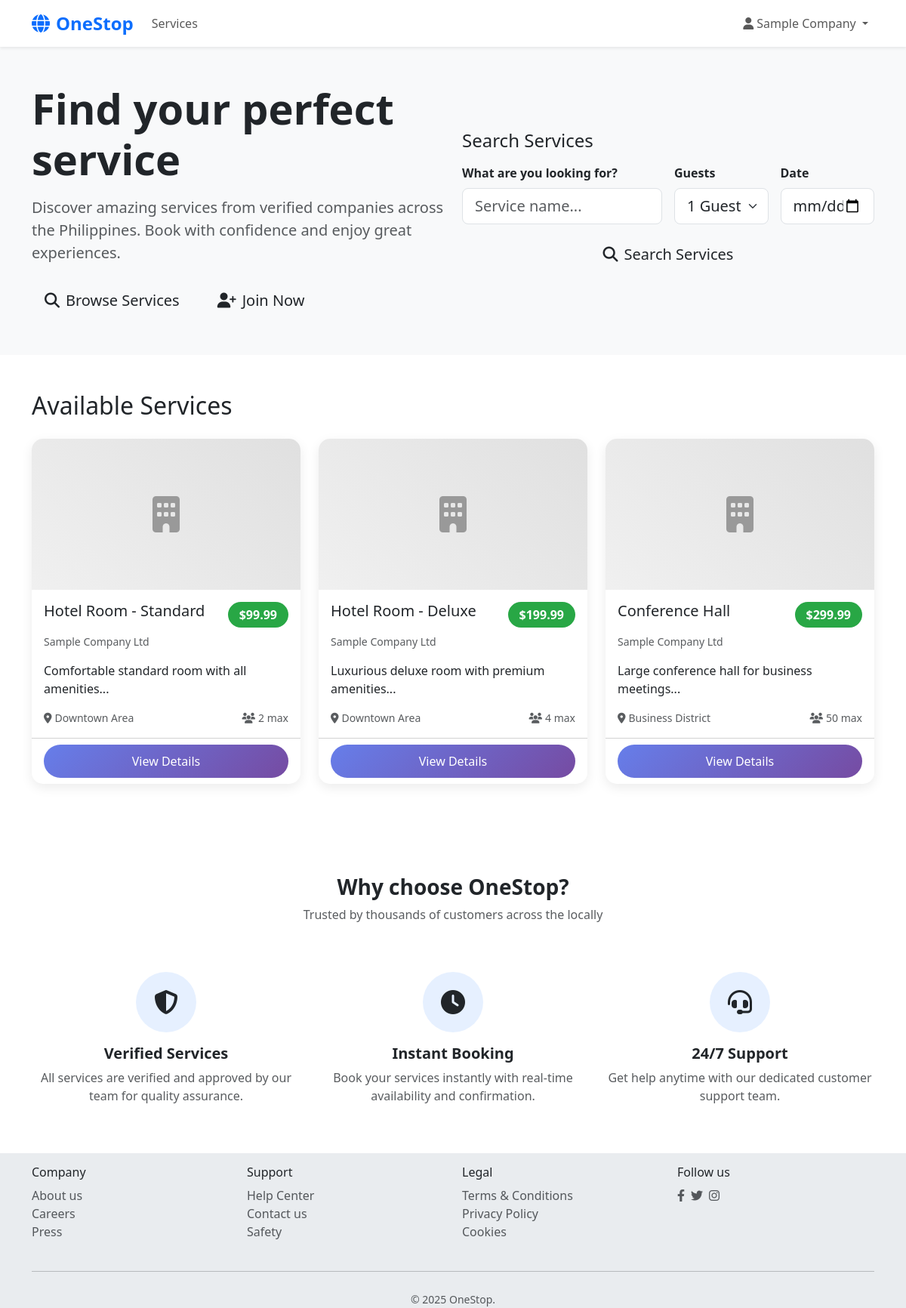
/ (signed in), run on the app's committed database.
### tables this page shows
CREATE TABLE services(
    id INT AUTO_INCREMENT PRIMARY KEY,
    company_id INT NOT NULL,
    title VARCHAR(200) NOT NULL,
    description TEXT,
    price DECIMAL(10,2) NOT NULL,
    capacity INT DEFAULT 1,
    available_from DATE,
    available_to DATE,
    location VARCHAR(200),
    image_url VARCHAR(500),
    approved TINYINT DEFAULT 0,
    created_at TIMESTAMP DEFAULT CURRENT_TIMESTAMP,
    updated_at TIMESTAMP DEFAULT CURRENT_TIMESTAMP ON UPDATE CURRENT_TIMESTAMP,
    FOREIGN KEY(company_id) REFERENCES companies(id) ON DELETE CASCADE
);

CREATE TABLE companies(
    id INT AUTO_INCREMENT PRIMARY KEY,
    user_id INT NOT NULL,
    name VARCHAR(150) NOT NULL,
    info TEXT,
    address TEXT,
    phone VARCHAR(20),
    approved TINYINT DEFAULT 0,
    created_at TIMESTAMP DEFAULT CURRENT_TIMESTAMP,
    updated_at TIMESTAMP DEFAULT CURRENT_TIMESTAMP ON UPDATE CURRENT_TIMESTAMP,
    FOREIGN KEY(user_id) REFERENCES users(id) ON DELETE CASCADE
);

### includes/session.php (called while the page is built, shortened)
<?php
function isLoggedIn() {
    return isset($_SESSION['user_id']) && isset($_SESSION['role']);
}
?>

### includes/db.php (called while the page is built, shortened)
<?php
function executeQuery($conn, $sql, $params = []) {
    $stmt = $conn->prepare($sql);
    $result = $stmt->execute();
    return $stmt;
}
function fetchAll($conn, $sql, $params = []) {
    $stmt = executeQuery($conn, $sql, $params);
    $result = $stmt->get_result();
    $rows = [];
    while ($row = $result->fetch_assoc()) {
        $rows[] = $row;
    }
    return $rows;
}
?>

### index.php (the view, shortened to what this page needs)
<?php
require_once 'includes/db.php';
require_once 'includes/session.php';
$search = $_GET['search'] ?? '';
$checkin = $_GET['checkin'] ?? '';
$guests = $_GET['guests'] ?? 1;
$whereConditions = ["s.approved = 1"];
$params = [];
$whereClause = implode(' AND ', $whereConditions);
$sql = "SELECT s.*, c.name as company_name, c.address as company_address
        FROM services s
        JOIN companies c ON s.company_id = c.id
        WHERE $whereClause
        ORDER BY s.created_at DESC
        LIMIT 20";
$services = fetchAll($conn, $sql, $params);
?>
<!DOCTYPE html>
<html lang="en">
<head>
    <link href="https://cdn.jsdelivr.net/npm/bootstrap@5.3.1/dist/css/bootstrap.min.css" rel="stylesheet">
    <link href="https://cdnjs.cloudflare.com/ajax/libs/font-awesome/6.4.0/css/all.min.css" rel="stylesheet">
</head>
<body>
    <nav class="navbar navbar-expand-lg navbar-light bg-white shadow-sm">
        <div class="container">
            <a class="navbar-brand text-primary" href="index.php">
                <i class="fas fa-globe me-2"></i>OneStop
            </a>
            <div class="collapse navbar-collapse" id="navbarNav">
                <ul class="navbar-nav me-auto">
                    <li class="nav-item">
                        <a class="nav-link" href="services.php">Services</a>
                    </li>
                </ul>
                <ul class="navbar-nav">
                    <?php if (isLoggedIn()): ?>
                        <li class="nav-item dropdown">
                            <a class="nav-link dropdown-toggle" href="#" id="navbarDropdown" role="button" data-bs-toggle="dropdown">
                                <i class="fas fa-user me-1"></i><?php echo htmlspecialchars($_SESSION['name']); ?>
                            </a>
                        </li>
                    <?php endif; ?>
                </ul>
            </div>
        </div>
    </nav>
    <div class="bg-light py-5">
        <div class="container">
            <div class="row align-items-center">
                <div class="col-lg-6">
                    <h1 class="display-4 fw-bold booking-text-orange mb-3">Find your perfect service</h1>
                    <p class="lead text-muted mb-4">Discover amazing services from verified companies across the Philippines. Book with confidence and enjoy great experiences.</p>
                    <div class="d-flex gap-3">
                        <a href="?action=services" class="btn booking-btn-primary btn-lg">
                            <i class="fas fa-search me-2"></i>Browse Services
                        </a>
                        <a href="?action=signup" class="btn booking-btn-secondary btn-lg">
                            <i class="fas fa-user-plus me-2"></i>Join Now
                        </a>
                    </div>
                </div>
                <div class="col-lg-6">
                    <div class="booking-search-box">
                        <h4 class="mb-3">Search Services</h4>
                        <form method="get" action="index.php">
                            <div class="row g-3">
                                <div class="col-md-6">
                                    <label class="form-label fw-semibold">What are you looking for?</label>
                                    <input type="text" class="form-control form-control-lg" name="search" placeholder="Service name..." value="<?php echo htmlspecialchars($search); ?>">
                                </div>
                                <div class="col-md-3">
                                    <label class="form-label fw-semibold">Guests</label>
                                    <select class="form-select form-select-lg" name="guest">
                                       <?php  for($i = 1; $i <= 10; $i++): ?>
                                        <option value="<?php echo $i; ?>" <?php echo $guests == $i ? 'selected' : ''; ?>><?php echo $i; ?> <?php echo $i == 1 ? 'Guest' : 'Guests'; ?></option>
                                    <?php endfor; ?>
                                    </select>
                                </div>
                                <div class="col-md-3">
                                    <label class="form-label fw-semibold">Date</label>
                                    <input type="date" class="form-control form-control-lg" name="checkin" value="<?php echo htmlspecialchars($checkin); ?>">
                                </div>
                            </div>
                            <div class="mt-3">
                                <button type="submit" class="btn booking-btn-primary btn-lg w-100">
                                    <i class="fas fa-search me-2"></i>Search Services
                                </button>
                            </div>
                        </form>
                    </div>
                </div>
            </div>
        </div>
    </div>
        <div class="container my-5">
        <div class="row">
            <div class="col-12">
                <h2 class="mb-4">Available Services</h2>
            </div>
        </div>
        <div class="row">
            <?php if (empty($services)): ?>
                <div class="col-12 text-center py-5">
                    <i class="fas fa-search fa-3x text-muted mb-3"></i>
                    <h4 class="text-muted">No services found</h4>
                    <p class="text-muted">Try adjusting your search criteria</p>
                </div>
            <?php else: ?>
                <?php foreach ($services as $service): ?>
                    <div class="col-lg-4 col-md-6 mb-4">
                        <div class="card service-card h-100">
                            <div class="service-image">
                                <i class="fas fa-building"></i>
                            </div>
                            <div class="card-body">
                                <div class="d-flex justify-content-between align-items-start mb-2">
                                    <h5 class="card-title"><?php echo htmlspecialchars($service['title']); ?></h5>
                                    <span class="price-tag">$<?php echo number_format($service['price'], 2); ?></span>
                                </div>
                                <p class="card-text text-muted small"><?php echo htmlspecialchars($service['company_name']); ?></p>
                                <p class="card-text"><?php echo htmlspecialchars(substr($service['description'], 0, 100)); ?>...</p>
                                <div class="d-flex justify-content-between align-items-center">
                                    <small class="text-muted">
                                        <i class="fas fa-map-marker-alt me-1"></i><?php echo htmlspecialchars($service['location']); ?>
                                    </small>
                                    <small class="text-muted">
                                        <i class="fas fa-users me-1"></i><?php echo $service['capacity']; ?> max
                                    </small>
                                </div>
                            </div>
                            <div class="card-footer bg-transparent">
                                <a href="service/view.php?id=<?php echo $service['id']; ?>" class="btn btn-primary w-100">
                                    View Details
                                </a>
                            </div>
                        </div>
                    </div>
                <?php endforeach; ?>
            <?php endif; ?>
        </div>
    </div>
    <div class="py-5">
        <div class="container">
            <div class="row text-center mb-5">
                <div class="col-12">
                    <h2 class="h3 fw-bold booking-text-orange">Why choose OneStop?</h2>
                    <p class="text-muted">Trusted by thousands of customers across the locally</p>
                </div>
            </div>
            <div class="row g-4">
                <div class="col-md-4">
                    <div class="text-center">
                        <div class="bg-primary bg-opacity-10 rounded-circle d-inline-flex align-items-center justify-content-center mb-3" style="width: 80px; height: 80px;">
                            <i class="fas fa-shield-alt fa-2x booking-text-orange"></i>
                        </div>
                        <h5 class="fw-semibold">Verified Services</h5>
                        <p class="text-muted">All services are verified and approved by our team for quality assurance.</p>
                    </div>
                </div>
                <div class="col-md-4">
                    <div class="text-center">
                        <div class="bg-primary bg-opacity-10 rounded-circle d-inline-flex align-items-center justify-content-center mb-3" style="width: 80px; height: 80px;">
                            <i class="fas fa-clock fa-2x booking-text-orange"></i>
                        </div>
                        <h5 class="fw-semibold">Instant Booking</h5>
                        <p class="text-muted">Book your services instantly with real-time availability and confirmation.</p>
                    </div>
                </div>
                <div class="col-md-4">
                    <div class="text-center">
                        <div class="bg-primary bg-opacity-10 rounded-circle d-inline-flex align-items-center justify-content-center mb-3" style="width: 80px; height: 80px;">
                            <i class="fas fa-headset fa-2x booking-text-orange"></i>
                        </div>
                        <h5 class="fw-semibold">24/7 Support</h5>
                        <p class="text-muted">Get help anytime with our dedicated customer support team.</p>
                    </div>
                </div>
            </div>
        </div>
    </div>
 <footer class="booking-footer bg-body-secondary">
        <div class="container">
            <div class="row">
                <div class="col-md-3 mt-3">
                    <h6 class="booking-text-orange">Company</h6>
                    <ul class="list-unstyled">
                        <li><a href="#" class="text-decoration-none text-muted">About us</a></li>
                        <li><a href="#" class="text-decoration-none text-muted">Careers</a></li>
                        <li><a href="#" class="text-decoration-none text-muted">Press</a></li>
                    </ul>
                </div>
                <div class="col-md-3 mt-3">
                    <h6 class="booking-text-orange">Support</h6>
                    <ul class="list-unstyled">
                        <li><a href="#" class="text-decoration-none text-muted">Help Center</a></li>
                        <li><a href="#" class="text-decoration-none text-muted">Contact us</a></li>
                        <li><a href="#" class="text-decoration-none text-muted">Safety</a></li>
                    </ul>
                </div>
                <div class="col-md-3 mt-3">
                    <h6 class="booking-text-orange">Legal</h6>
                    <ul class="list-unstyled">
                        <li><a href="#" class="text-decoration-none text-muted">Terms & Conditions</a></li>
                        <li><a href="#" class="text-decoration-none text-muted">Privacy Policy</a></li>
                        <li><a href="#" class="text-decoration-none text-muted">Cookies</a></li>
                    </ul>
                </div>
                <div class="col-md-3 mt-3">
                    <h6 class="booking-text-orange">Follow us</h6>
                    <div class="d-flex gap-2">
                        <a href="#" class="text-muted"><i class="fab fa-facebook-f"></i></a>
                        <a href="#" class="text-muted"><i class="fab fa-twitter"></i></a>
                        <a href="#" class="text-muted"><i class="fab fa-instagram"></i></a>
                    </div>
                </div>
            </div>
            <hr class="my-4">
            <div class="text-center text-muted">
                <small>&copy; 2025 OneStop.</small>
            </div>
        </div>
    </footer>
</body>
</html>

### index.php (style rules this page uses)
.service-card { border: none; border-radius: 15px; box-shadow: 0 5px 15px rgba(0,0,0,0.08); transition: transform 0.3s ease, box-shadow 0.3s ease; overflow: hidden; }
.service-image { height: 200px; background: linear-gradient(45deg, #f0f0f0, #e0e0e0); display: flex; align-items: center; justify-content: center; font-size: 3rem; color: #999; }
.price-tag { background: #28a745; color: white; padding: 5px 15px; border-radius: 20px; font-weight: bold; }
.navbar-brand { font-weight: bold; font-size: 1.5rem; }
.btn-primary { background: linear-gradient(135deg, #667eea 0%, #764ba2 100%); border: none; border-radius: 25px; padding: 10px 30px; }

### data on the page
services: title "Hotel Room - Standard", price "99.99", company.name "Sample Company Ltd", description "Comfortable standard room with all amenities", location "Downtown Area", capacity "2"
services: title "Hotel Room - Deluxe", price "199.99", company.name "Sample Company Ltd", description "Luxurious deluxe room with premium amenities", location "Downtown Area", capacity "4"
services: title "Conference Hall", price "299.99", company.name "Sample Company Ltd", description "Large conference hall for business meetings", location "Business District", capacity "50"

### other printed values
$_SESSION['name'] "Sample Company"
form field guest "1 Guest"
